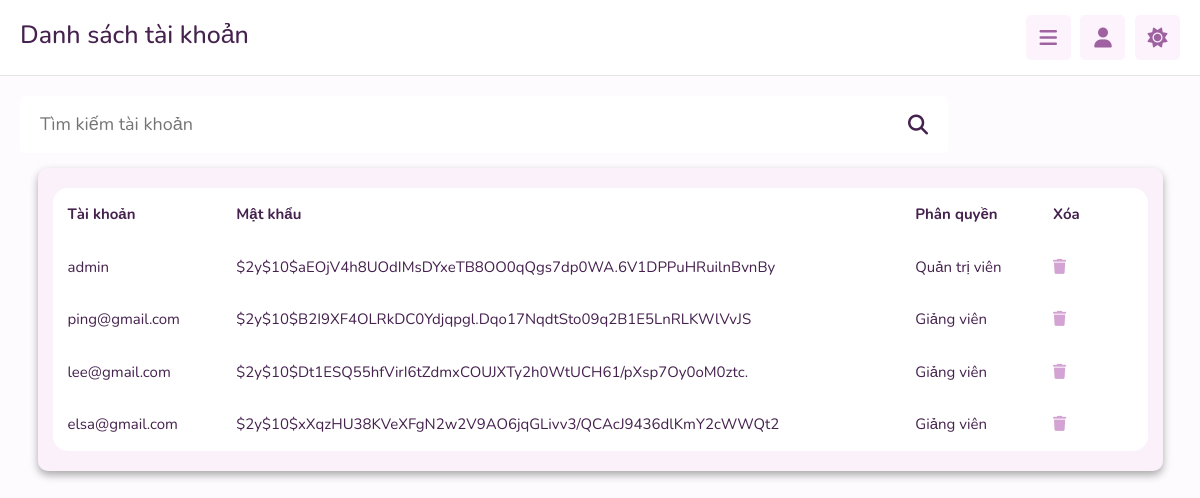
The page /accounts.php (signed in) on the database its author committed.
### tables this page shows
CREATE TABLE `taikhoan` (
  `id` int(11) NOT NULL,
  `username` varchar(32) NOT NULL,
  `passs` varchar(100) NOT NULL,
  `typee` int(11) NOT NULL
);

### accounts.php (the view, shortened to what this page needs)
<?php
    include "connect.php";
    $tim = "";
    $sql = "SELECT * FROM taikhoan WHERE username LIKE '%$tim%'";
    $stmt=$conn->prepare($sql);
    $query=$stmt->execute();
?>
<!DOCTYPE html>
<html lang="en">
<head>
   <link href="https://cdn.jsdelivr.net/npm/bootstrap@5.3.3/dist/css/bootstrap.min.css" rel="stylesheet">
   <link rel="stylesheet" href="https://cdnjs.cloudflare.com/ajax/libs/font-awesome/6.1.2/css/all.min.css">
   <link rel="stylesheet" href="css/style.css">
</head>
<body>
<header class="header">
   <section class="flex">
        <h1>Danh sách tài khoản</h1>
      <?php include "sidebar_ad.php"; ?>
<section class="courses">
    <div class="tieude">
     <form action="" method="post" class="search-tutor">
      <input type="text" name="tim" placeholder="Tìm kiếm tài khoản" maxlength="100">
      <button type="submit" class="fas fa-search" name="search_tutor"></button>
     </form>
    </div>
<div class="container">
    <div class="bgtable">
    <table class="mytable" >
	  <thead>
	    <tr>
	      <th>Tài khoản</th>
	      <th>Mật khẩu</th>
         <th>Phân quyền</th>
	      <th>Xóa </th>
	    </tr>
	  </thead>
	  <tbody>
      <?php
                if($query){
                    while($row = $stmt->fetch(PDO::FETCH_ASSOC)){
                     $phanQuyen = ($row["typee"] == 0) ? "Quản trị viên" : "Giảng viên";
                     $password = $row["passs"];
                ?>
                    <tr>
                        <td><?php echo $row["username"]?></td>
                        <td><?php echo $password ?></td>
                        <td><?php echo $phanQuyen?></td>
                        <td style="width:10%">
                           <div class="thaotac">
                              <a href="delete_acc.php?id=<?php echo $row['id']  ?>" class="suaxoa"><i class="fa-solid fa-trash"></i></a>
                           </div>
                        </td>
                    </tr>
                    <?php
                    }
                }
                ?>
  	  </tbody>
</table>
    </div>
</div>
</section>
</body>
</html>

### css/style.css (style rules this page uses)
:root { --main-color:#db8ade; --red:#e74c3c; --orange:#f39c12; --light-color:#888; --light-bg:#f5dcf51a; --light-bg2:#f5dcf55b; --black:#45214e; --white:#fff; --border:.1rem solid rgba(124, 124, 124, 0.2); }
* { font-family: 'Nunito', sans-serif; margin:0; padding:0; box-sizing: border-box; outline: none; border:none; text-decoration: none; }
html { font-size: 62.5%; overflow-x: hidden; }
body { background-color: var(--light-bg); padding-left: 30rem; }
section { padding:2rem; margin: 0 auto; max-width: 1200px; }
.header { position: sticky; top:0; left:0; right: 0; background-color: var(--white); z-index: 1000; border-bottom: var(--border); }
.header .flex { display: flex; align-items: center; justify-content: space-between; position: relative; padding: 1.5rem 2rem; }
.tieude { display: ruby-text; }
.tieude form { width: 80%; }
@media (max-width:1200px) { body { padding-left: 0; } }
.courses .search-tutor { margin-bottom: 2rem; border-radius: .5rem; background-color: var(--white); padding: 1.5rem 2rem; display: flex; align-items: center; gap: 1.5rem; }
.courses .search-tutor input { width: 100%; background: none; font-size: 1.8rem; color: var(--black); }
.courses .search-tutor button { font-size: 2rem; color: var(--black); cursor: pointer; background:none; }
.courses .thaotac { display: flex; column-gap: 15px; }
.courses .thaotac .suaxoa { color: #d3a3d3 }
h1 { color: var(--black); }
th, td { font-size: 15px; }
table { font-size: 20px; }
.bgtable { background-color:var(--light-bg2); box-shadow: rgba(0, 0, 0, 0.333) 0px 0.4rem 0.8rem; padding: 20px 15px; border-radius: 10px; }
.mytable { width: 100%; background-color:var(--white); border-radius: 15px; }
.mytable th,td { padding: 15px; color: var(--black); }

### rows shown on the page
taikhoan: username "admin", passs "$2y$10$aEOjV4h8UOdIMsDYxeTB8OO0qQgs7dp0WA.6V1DPPuHRuilnBvnBy", typee "Quản trị viên"
taikhoan: username "ping@gmail.com", passs "$2y$10$B2I9XF4OLRkDC0Ydjqpgl.Dqo17NqdtSto09q2B1E5LnRLKWlVvJS", typee "Giảng viên"
taikhoan: username "lee@gmail.com", passs "$2y$10$Dt1ESQ55hfVirI6tZdmxCOUJXTy2h0WtUCH61/pXsp7Oy0oM0ztc.", typee "Giảng viên"
taikhoan: username "elsa@gmail.com", passs "$2y$10$xXqzHU38KVeXFgN2w2V9AO6jqGLivv3/QCAcJ9436dlKmY2cWWQt2", typee "Giảng viên"
